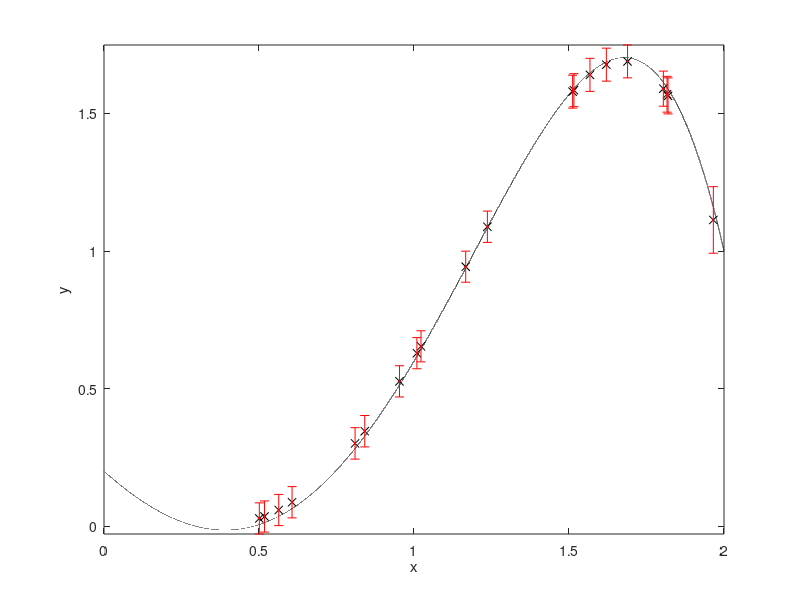

Here is the MATLAB script that generated this plot:
%-----------------------------------------------------------------
%  Exercise 12.15
%  Linear prediction with Gaussian prior
%  Use Matlabs errorbar function.
%-----------------------------------------------------------------


clc; clear; close all; format compact; format long eng;

rng('default');

% true signal curve
x = (0:.1e-4:2).'; 
y = .2 * ones(length(x),1) - x + .9 * x.^2 + .7 * x.^3 - .2 * x.^5; 

% plot the true curve
% figure; plot(x1,y1,'b'); 

% training samples (20 or 500)
N = 20; 

% sample interval [a b]
a = 0; b = 2; 

% generate samples
x1 = (a : b/N : b - b/N).';

% noise generation 
sigma_n = .05;
n = sqrt(sigma_n) .* randn(N,1); 

% use the true theta 
theta_true = [.2; -1; .9; .7; -.2]; 

% or a random one
theta_dstrbd = [-0.004; -10.54; 0.465; 0.087; -.093];
l = length(theta_true); 

% compute the measurement matrix
Phi = [ones(N,1) x1 x1.^2 x1.^3 x1.^5];

% generate noisy observations using the linear model
y1 = Phi * theta_true + n;

% set the parameters of Gaussian prior
sigma_theta = 2;
mu_theta_prior = theta_true; % or mu_theta_prior = theta_dstrbd;

% compute the covariance matrix of the Gaussian posterior
Sigma_theta_pos = inv(sigma_theta^-1 * eye(l) + sigma_n^-1 * (Phi.' * Phi));

% compute the posterior mean
mu_theta_pos =  mu_theta_prior + sigma_n^-1 * Sigma_theta_pos * Phi.' * (y1 - Phi * mu_theta_prior); 

% linear prediction
Np = 20; 

% generate prediction samples
x2 = (b-a) * rand(Np,1); 

% compute prediction measurement matrix 
Phip = [ones(Np,1) x2 x2.^2 x2.^3 x2.^5];

% compute the predicted mean and variance
mu_y_pred = Phip * mu_theta_pos;
sigma_y_pred = diag(sigma_n + sigma_n * sigma_theta * Phip * inv(sigma_n * eye(l) + sigma_theta * (Phi.' * Phi) ) * Phip.');

% plot the predictions along the condifence intervals
figure; 
set(gca,'FontSize',12,'FontName','Times');
plot(x,y,'k',x2,mu_y_pred,'kx'); 
hold on; errorbar(x2,mu_y_pred,sigma_y_pred,'r.'); hold off; axis tight; 
xlabel('x'); ylabel('y');
